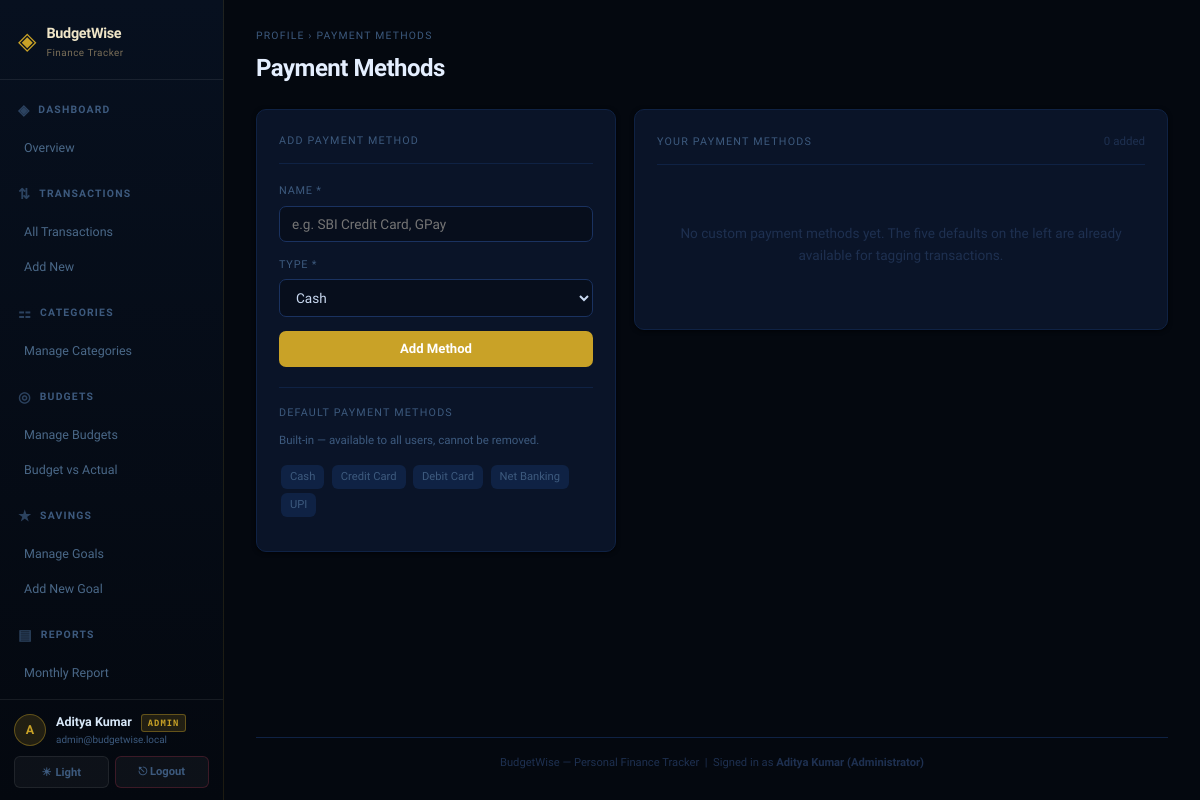
The app's page /profile/payment_methods.php (signed in) with its own data.
### tables this page shows
CREATE TABLE user_profiles (
    user_id        INT PRIMARY KEY,
    name           VARCHAR(100)  NOT NULL DEFAULT 'User',
    phone          VARCHAR(20)   NULL,
    profile_image  VARCHAR(255)  NULL,
    monthly_goal   DECIMAL(10,2) NOT NULL DEFAULT 10000.00,
    created_at     TIMESTAMP     DEFAULT CURRENT_TIMESTAMP,
    FOREIGN KEY (user_id) REFERENCES users(id) ON DELETE CASCADE
);

CREATE TABLE users (
    id         INT AUTO_INCREMENT PRIMARY KEY,
    username   VARCHAR(50)  NOT NULL UNIQUE,
    email      VARCHAR(100) NOT NULL UNIQUE,
    password   VARCHAR(255) NOT NULL,
    role       ENUM('user','admin') NOT NULL DEFAULT 'user',
    is_active  TINYINT(1)   NOT NULL DEFAULT 1,
    created_at TIMESTAMP    DEFAULT CURRENT_TIMESTAMP
);

CREATE TABLE payment_methods (
    id          INT AUTO_INCREMENT PRIMARY KEY,
    user_id     INT          NULL,
    name        VARCHAR(50)  NOT NULL,
    type        ENUM('cash','upi','debit_card','credit_card','net_banking','wallet','other') NOT NULL DEFAULT 'cash',
    is_default  TINYINT(1)   NOT NULL DEFAULT 0,
    created_at  TIMESTAMP    DEFAULT CURRENT_TIMESTAMP,
    FOREIGN KEY (user_id) REFERENCES users(id) ON DELETE CASCADE,
    INDEX idx_pm_user (user_id)
);

### includes/db.php (called while the page is built, shortened)
<?php
$conn = mysqli_connect(DB_HOST, DB_USER, DB_PASS, DB_NAME);
mysqli_set_charset($conn, 'utf8mb4');
function db_all($conn, $sql, $types = '', $params = []): array
{
    $stmt = mysqli_prepare($conn, $sql);
    if ($params) {
        mysqli_stmt_bind_param($stmt, $types, ...$params);
    }
    mysqli_stmt_execute($stmt);
    $result = mysqli_stmt_get_result($stmt);
    $rows   = [];
    while ($row = mysqli_fetch_assoc($result)) {
        $rows[] = $row;
    }
    return $rows;
}
function db_one($conn, $sql, $types = '', $params = [])
{
    $rows = db_all($conn, $sql, $types, $params);
    return $rows[0] ?? null;
}
function get_theme(): string
{
    return (($_COOKIE['theme'] ?? 'dark') === 'light') ? 'light' : 'dark';
}
require_once __DIR__ . '/auth.php';

### includes/auth.php (called while the page is built, shortened)
<?php
function current_user_id(): int
{
    return (int) ($_SESSION['user_id'] ?? 0);
}
function current_user_role(): string
{
    return $_SESSION['role'] ?? 'user';
}
function is_admin(): bool
{
    return current_user_role() === 'admin';
}
function current_user($conn): ?array
{
    $uid = current_user_id();
    return db_one($conn,
        "SELECT id, username, email, role, is_active, created_at
         FROM users WHERE id = ?",
        "i", [$uid]
    );
}
function current_profile($conn): array
{
    $uid = current_user_id();
    $row = db_one($conn,
        "SELECT user_id, name, phone, profile_image, monthly_goal
         FROM user_profiles WHERE user_id = ?",
        "i", [$uid]
    );
    return $row ?? ['user_id' => $uid, 'name' => 'User', 'phone' => '',
                    'profile_image' => null, 'monthly_goal' => 0];
}

### profile/payment_methods.php (the view, shortened to what this page needs)
<?php
require_once 'includes/db.php';
$uid = current_user_id();
$section = 'Profile';
$page    = 'payment_methods.php';
$title   = 'Payment Methods';
require_once 'includes/header.php';
$custom = db_all($conn, "
    SELECT id, name, type, created_at
    FROM payment_methods
    WHERE user_id = ?
    ORDER BY name
", "i", [$uid]);
$c_count = count($custom);
$defaults = db_all($conn, "
    SELECT id, name, type FROM payment_methods
    WHERE is_default = 1
    ORDER BY name
");
$type_labels = [
    'cash'        => 'Cash',
    'upi'         => 'UPI',
    'debit_card'  => 'Debit Card',
    'credit_card' => 'Credit Card',
    'net_banking' => 'Net Banking',
    'wallet'      => 'Wallet',
    'other'       => 'Other',
];
?>
<div class="grid-form">
    <div class="card">
        <div class="card-title">Add Payment Method</div>
        <form method="POST">
            <div class="form-group">
                <label>Name *</label>
                <input type="text" name="name"
                       placeholder="e.g. SBI Credit Card, GPay"
                       required maxlength="50">
            </div>
            <div class="form-group">
                <label>Type *</label>
                <select name="type" required>
                    <?php foreach ($type_labels as $k => $v): ?>
                        <option value="<?= htmlspecialchars($k) ?>"><?= htmlspecialchars($v) ?></option>
                    <?php endforeach; ?>
                </select>
            </div>
            <button type="submit" class="btn btn-primary btn-full">Add Method</button>
        </form>
        <div class="defaults-block">
            <div class="defaults-title">Default Payment Methods</div>
            <p class="form-hint">Built-in &mdash; available to all users, cannot be removed.</p>
            <div class="defaults-group">
                <?php foreach ($defaults as $d): ?>
                    <span class="tag"><?= htmlspecialchars($d['name']) ?></span>
                <?php endforeach; ?>
            </div>
        </div>
    </div>
    <div class="card">
        <div class="card-title">
            Your Payment Methods
            <span class="card-meta"><?= $c_count ?> added</span>
        </div>
        <?php if ($c_count === 0): ?>
            <div class="empty">
                No custom payment methods yet.
                The five defaults on the left are already available for tagging transactions.
            </div>
        <?php endif; ?>
    </div>
</div>
<?php require_once 'includes/footer.php'; ?>

### includes/header.php (shortened to what this page needs)
<?php
$nav = [
    'Dashboard'     => ['icon' => '&#9672;', 'links' => [
        'Overview' => 'dashboard.php',
    ]],
    'Transactions'  => ['icon' => '&#8645;', 'links' => [
        'All Transactions' => 'view_transactions.php',
        'Add New'          => 'add_transaction.php',
    ]],
    'Categories'    => ['icon' => '&#9871;', 'links' => [
        'Manage Categories' => 'manage_categories.php',
    ]],
    'Budgets'       => ['icon' => '&#9678;', 'links' => [
        'Manage Budgets'    => 'manage_budgets.php',
        'Budget vs Actual'  => 'budget_vs_actual.php',
    ]],
    'Savings'       => ['icon' => '&#9733;', 'links' => [
        'Manage Goals'  => 'manage_goals.php',
        'Add New Goal'  => 'add_goal.php',
    ]],
    'Reports'       => ['icon' => '&#9636;', 'links' => [
        'Monthly Report'    => 'monthly_report.php',
        'Category Report'   => 'category_report.php',
        'Date Range Report' => 'date_range_report.php',
    ]],
    'Notifications' => ['icon' => '&#9873;', 'links' => [
        'View All' => 'view_notifications.php',
    ]],
    'Profile'       => ['icon' => '&#10022;', 'links' => [
        'My Profile'      => 'profile.php',
        'Settings'        => 'settings.php',
        'Payment Methods' => 'payment_methods.php',
    ]],
];
if (is_admin()) {
    $nav['Admin'] = ['icon' => '&#9881;', 'links' => [
        'Admin Dashboard' => 'admin_dashboard.php',
        'Manage Users'    => 'manage_users.php',
        'System Logs'     => 'system_logs.php',
    ]];
}
$theme = get_theme();
$me    = current_user($conn);
$prof  = current_profile($conn);
?>
<!DOCTYPE html>
<html lang="en" data-theme="<?= htmlspecialchars($theme, ENT_QUOTES, 'UTF-8') ?>">
<head>
    <link rel="stylesheet" href="assets/style.css">
</head>
<body>
<div class="app">
<aside class="sidebar">
    <div class="sidebar-logo">
        <span class="logo-icon">&#9672;</span>
        <div>
            <div class="logo-name">BudgetWise</div>
            <div class="logo-sub">Finance Tracker</div>
        </div>
    </div>
    <nav class="sidebar-nav">
        <?php foreach ($nav as $sec_name => $sec): ?>
            <?php $active_sec = ($section ?? '') === $sec_name; ?>
            <div class="nav-section <?= $active_sec ? 'active' : '' ?>">
                <div class="nav-section-label">
                    <span class="nav-icon"><?= $sec['icon'] ?></span>
                    <span class="nav-section-name"><?= htmlspecialchars($sec_name, ENT_QUOTES, 'UTF-8') ?></span>
                </div>
                <div class="nav-links">
                    <?php foreach ($sec['links'] as $lname => $lfile): ?>
                        <a href="<?= htmlspecialchars($lfile, ENT_QUOTES, 'UTF-8') ?>"
                           class="nav-link <?= ($page ?? '') === $lfile ? 'active' : '' ?>">
                            <?= htmlspecialchars($lname, ENT_QUOTES, 'UTF-8') ?>
                        </a>
                    <?php endforeach; ?>
                </div>
            </div>
        <?php endforeach; ?>
    </nav>
    <div class="sidebar-footer">
        <div class="sf-user">
            <div class="sf-avatar">
                <?= htmlspecialchars(strtoupper(substr($prof['name'] ?? 'U', 0, 1)), ENT_QUOTES, 'UTF-8') ?>
            </div>
            <div class="sf-meta">
                <div class="sf-name">
                    <?= htmlspecialchars($prof['name'] ?? 'User', ENT_QUOTES, 'UTF-8') ?>
                    <?php if (is_admin()): ?>
                        <span class="sf-role">ADMIN</span>
                    <?php endif; ?>
                </div>
                <div class="sf-email"><?= htmlspecialchars($me['email'] ?? '', ENT_QUOTES, 'UTF-8') ?></div>
            </div>
        </div>
        <div class="sf-actions">
            <button type="button" class="sf-btn" onclick="toggleTheme()" title="Switch theme">
                <span id="theme-icon"><?= $theme === 'dark' ? '&#9728;' : '&#9790;' ?></span>
                <span id="theme-lbl"><?= $theme === 'dark' ? 'Light'   : 'Dark'    ?></span>
            </button>
            <a href="logout.php" class="sf-btn logout" title="Sign out">
                &#9099; Logout
            </a>
        </div>
    </div>
</aside>
<main class="main">
    <div class="page-header">
        <div class="breadcrumb">
            <?= htmlspecialchars($section ?? '', ENT_QUOTES, 'UTF-8') ?> &rsaquo;
            <?= htmlspecialchars($title   ?? '', ENT_QUOTES, 'UTF-8') ?>
        </div>
        <h1 class="page-title"><?= htmlspecialchars($title ?? '', ENT_QUOTES, 'UTF-8') ?></h1>
    </div>

### includes/footer.php (shortened to what this page needs)
    <footer class="page-footer">
        BudgetWise &mdash; Personal Finance Tracker
        &nbsp;|&nbsp;
        <?php
        $display_name = $prof['name'] ?? ($_SESSION['username'] ?? 'Guest');
        $role_label   = is_admin() ? ' (Administrator)' : '';
        ?>
        Signed in as <strong><?= htmlspecialchars($display_name . $role_label, ENT_QUOTES, 'UTF-8') ?></strong>
    </footer>
</main>
</div>
</body>
</html>

### records on screen
user_profiles: name "A", name "Aditya Kumar", name "Aditya Kumar (Administrator)"
users: email "admin@budgetwise.local"
payment_methods: name "Cash"
payment_methods: name "Credit Card"
payment_methods: name "Debit Card"
payment_methods: name "Net Banking"
payment_methods: name "UPI"

### other values on screen
$sec['icon'] "◈"
$sec_name "DASHBOARD"
$lname "Overview"
$sec['icon'] "⇅"
$sec_name "TRANSACTIONS"
$lname "All Transactions"
$lname "Add New"
$sec['icon'] "⚏"
$sec_name "CATEGORIES"
$lname "Manage Categories"
$sec['icon'] "◎"
$sec_name "BUDGETS"
$lname "Manage Budgets"
$lname "Budget vs Actual"
$sec['icon'] "★"
